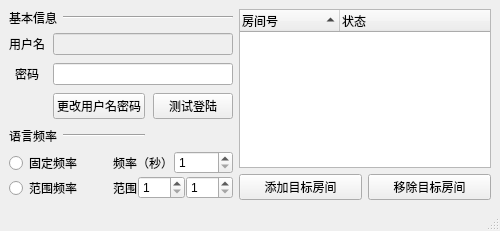
<?xml version="1.0" encoding="UTF-8"?>
<ui version="4.0">
 <class>AutobotEditWindow</class>
 <widget class="QMainWindow" name="AutobotEditWindow">
  <property name="geometry">
   <rect>
    <x>0</x>
    <y>0</y>
    <width>500</width>
    <height>231</height>
   </rect>
  </property>
  <property name="windowTitle">
   <string>机器人信息编辑</string>
  </property>
  <widget class="QWidget" name="centralwidget">
   <layout class="QGridLayout" name="gridLayout_4">
    <item row="0" column="0">
     <widget class="QLabel" name="label_basic_info">
      <property name="sizePolicy">
       <sizepolicy hsizetype="Fixed" vsizetype="Fixed">
        <horstretch>0</horstretch>
        <verstretch>0</verstretch>
       </sizepolicy>
      </property>
      <property name="text">
       <string>基本信息</string>
      </property>
     </widget>
    </item>
    <item row="0" column="1" colspan="2">
     <widget class="Line" name="line_basic_info">
      <property name="orientation">
       <enum>Qt::Horizontal</enum>
      </property>
     </widget>
    </item>
    <item row="0" column="3" rowspan="5">
     <layout class="QGridLayout" name="gridLayout_field_info">
      <item row="1" column="0">
       <widget class="QPushButton" name="pushButton_add_target">
        <property name="text">
         <string>添加目标房间</string>
        </property>
       </widget>
      </item>
      <item row="1" column="1">
       <widget class="QPushButton" name="pushButton_remove_target">
        <property name="text">
         <string>移除目标房间</string>
        </property>
       </widget>
      </item>
      <item row="0" column="0" colspan="2">
       <widget class="QTreeWidget" name="treeWidget_targets">
        <property name="selectionMode">
         <enum>QAbstractItemView::ExtendedSelection</enum>
        </property>
        <property name="sortingEnabled">
         <bool>true</bool>
        </property>
        <column>
         <property name="text">
          <string>房间号</string>
         </property>
        </column>
        <column>
         <property name="text">
          <string>状态</string>
         </property>
        </column>
       </widget>
      </item>
     </layout>
    </item>
    <item row="4" column="0" colspan="3">
     <layout class="QGridLayout" name="gridLayout_freq_info">
      <property name="spacing">
       <number>1</number>
      </property>
      <item row="1" column="2">
       <layout class="QHBoxLayout" name="horizontalLayout_2">
        <property name="sizeConstraint">
         <enum>QLayout::SetNoConstraint</enum>
        </property>
        <item>
         <widget class="QLabel" name="label_freq_fix">
          <property name="text">
           <string>频率（秒）</string>
          </property>
         </widget>
        </item>
        <item>
         <widget class="QSpinBox" name="spinBox_freq_fix">
          <property name="minimum">
           <number>1</number>
          </property>
          <property name="maximum">
           <number>300</number>
          </property>
         </widget>
        </item>
       </layout>
      </item>
      <item row="2" column="2">
       <layout class="QHBoxLayout" name="horizontalLayout">
        <property name="sizeConstraint">
         <enum>QLayout::SetNoConstraint</enum>
        </property>
        <item>
         <widget class="QLabel" name="label_freq_range">
          <property name="text">
           <string>范围</string>
          </property>
         </widget>
        </item>
        <item>
         <widget class="QSpinBox" name="spinBox_freq_min">
          <property name="minimum">
           <number>1</number>
          </property>
          <property name="maximum">
           <number>300</number>
          </property>
         </widget>
        </item>
        <item>
         <widget class="QSpinBox" name="spinBox_freq_max">
          <property name="minimum">
           <number>1</number>
          </property>
          <property name="maximum">
           <number>300</number>
          </property>
         </widget>
        </item>
       </layout>
      </item>
      <item row="2" column="0">
       <widget class="QRadioButton" name="radioButton_freq_range">
        <property name="sizePolicy">
         <sizepolicy hsizetype="Preferred" vsizetype="Preferred">
          <horstretch>0</horstretch>
          <verstretch>0</verstretch>
         </sizepolicy>
        </property>
        <property name="text">
         <string>范围频率</string>
        </property>
       </widget>
      </item>
      <item row="1" column="0">
       <widget class="QRadioButton" name="radioButton_freq_fix">
        <property name="sizePolicy">
         <sizepolicy hsizetype="Preferred" vsizetype="Preferred">
          <horstretch>0</horstretch>
          <verstretch>0</verstretch>
         </sizepolicy>
        </property>
        <property name="text">
         <string>固定频率</string>
        </property>
       </widget>
      </item>
     </layout>
    </item>
    <item row="3" column="0">
     <widget class="QLabel" name="label_speech_freq">
      <property name="enabled">
       <bool>true</bool>
      </property>
      <property name="sizePolicy">
       <sizepolicy hsizetype="Fixed" vsizetype="Fixed">
        <horstretch>0</horstretch>
        <verstretch>0</verstretch>
       </sizepolicy>
      </property>
      <property name="text">
       <string>语言频率</string>
      </property>
     </widget>
    </item>
    <item row="3" column="1">
     <widget class="Line" name="line">
      <property name="orientation">
       <enum>Qt::Horizontal</enum>
      </property>
     </widget>
    </item>
    <item row="1" column="0" rowspan="2" colspan="3">
     <layout class="QGridLayout" name="gridLayout_account_infos">
      <property name="spacing">
       <number>8</number>
      </property>
      <item row="1" column="0">
       <widget class="QLabel" name="label_password">
        <property name="text">
         <string>密码</string>
        </property>
        <property name="alignment">
         <set>Qt::AlignCenter</set>
        </property>
       </widget>
      </item>
      <item row="2" column="2">
       <widget class="QPushButton" name="pushButton_update_account_2">
        <property name="text">
         <string>测试登陆</string>
        </property>
       </widget>
      </item>
      <item row="1" column="1" colspan="2">
       <widget class="QLineEdit" name="lineEdit_password">
        <property name="whatsThis">
         <string>nide yonghuming</string>
        </property>
       </widget>
      </item>
      <item row="0" column="1" colspan="2">
       <widget class="QLineEdit" name="lineEdit_username">
        <property name="enabled">
         <bool>false</bool>
        </property>
       </widget>
      </item>
      <item row="0" column="0">
       <widget class="QLabel" name="label_account">
        <property name="text">
         <string>用户名</string>
        </property>
        <property name="alignment">
         <set>Qt::AlignCenter</set>
        </property>
       </widget>
      </item>
      <item row="2" column="1">
       <widget class="QPushButton" name="pushButton_update_account">
        <property name="text">
         <string>更改用户名密码</string>
        </property>
       </widget>
      </item>
     </layout>
    </item>
   </layout>
  </widget>
  <widget class="QStatusBar" name="statusbar"/>
 </widget>
 <resources/>
 <connections/>
</ui>
